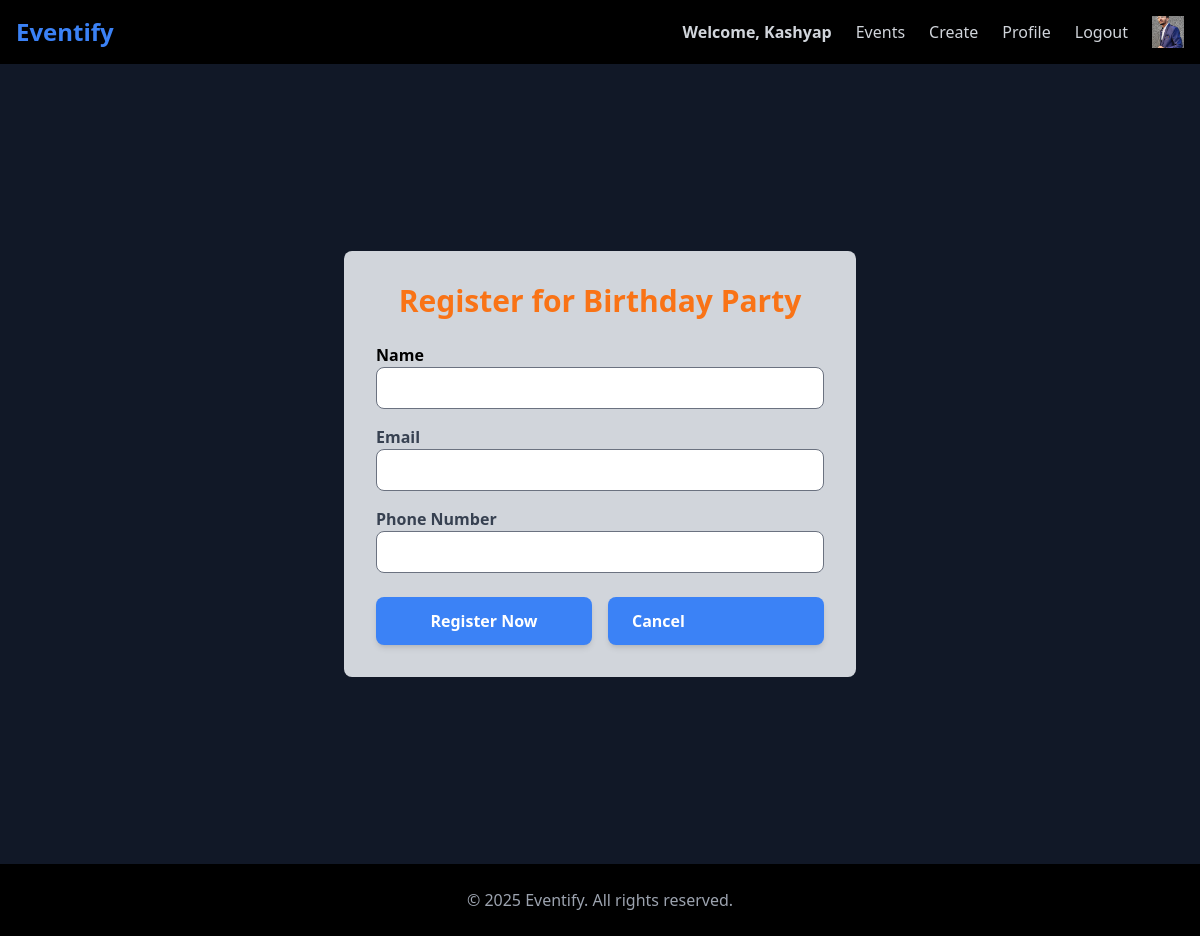
The app's page /event/event/29/register/ (signed in) with its own data.
### user1/models.py (models this page shows, shortened)
class CustomUser(AbstractBaseUser, PermissionsMixin):
    email = models.EmailField(unique=True)  # Unique identifier
    name = models.CharField(max_length=50)
    phone_number = models.CharField(max_length=15, blank=True, null=True)
    profile_picture = models.ImageField(upload_to="profile_pics/", blank=True, null=True, default="profile_pics/default_profile.png")
    date_of_birth = models.DateField(blank=True, null=True)
    is_active = models.BooleanField(default=True)
    is_staff = models.BooleanField(default=False)  # Required for admin login
    objects = CustomUserManager()
    USERNAME_FIELD = "email"
    REQUIRED_FIELDS = ["name"]

### event/models.py (models this page shows, shortened)
class Event(models.Model):
    title = models.CharField(max_length=200)
    description = models.TextField()
    location = models.CharField(max_length=255)
    date_time = models.DateTimeField()
    attendees = models.ManyToManyField(Attendee, related_name='events', blank=True)
    image = models.ImageField(upload_to='event_images/', null=True, blank=True)
    max_attendees = models.PositiveIntegerField(default=100)
    organizer = models.ForeignKey(CustomUser, on_delete=models.CASCADE, related_name="organized_events", null=True, blank=True)

### event/views.py (the view)
# urls.py: path('event/<int:event_id>/register/', views.register_user_page, name='register_user_page'), #8.1 register for event page
def register_user_page(request, event_id):
    event = get_object_or_404(Event, id=event_id)
    return render(request, 'event/register_user.html', {'event': event})

### event/templates/event/register_user.html (shortened to what this page needs)
{% extends "layout.html" %}
{% block content %}
    <div class="min-h-screen bg-gray-900 flex justify-center items-center p-6">
        <div class="bg-gray-300 p-8 shadow-xl rounded-lg w-full max-w-lg border-t-4 border-orange-500">
            <h2 class="text-3xl font-extrabold text-orange-500 mb-6 text-center">Register for {{ event.title }}</h2>
            <form method="post" action="{% url 'event:register_user' event.id %}">
                <div class="mb-4">
                    <label class="block text-black font-semibold mb-2">Name</label>
                    <input type="text" name="name" required class="w-full px-4 py-2 border rounded-lg shadow-sm text-gray-900 focus:outline-none focus:ring-2 focus:ring-orange-500 focus:ring-opacity-75">
                </div>
                <div class="mb-4">
                    <label class="block text-gray-700 font-semibold mb-2">Email</label>
                    <input type="email" name="email" required class="w-full px-4 py-2 border rounded-lg shadow-sm text-gray-900 focus:outline-none focus:ring-2 focus:ring-orange-500 focus:ring-opacity-75">
                </div>
                <div class="mb-6">
                    <label class="block text-gray-700 font-semibold mb-2">Phone Number</label>
                    <input type="text" name="phone" required class="w-full px-4 py-2 border rounded-lg shadow-sm text-gray-900 focus:outline-none focus:ring-2 focus:ring-orange-500 focus:ring-opacity-75">
                </div>
                <div class="col-span-2 flex justify-center space-x-4">
                    <button type="submit" class="bg-blue-500 hover:bg-blue-600 text-white font-semibold px-6 py-3 rounded-lg shadow-md w-full transition duration-300">
                        Register Now
                    </button>
                    <a href="{% url 'event:event_details' event.id %}" class="bg-blue-500 hover:bg-blue-600 text-white font-semibold px-6 py-3 rounded-lg shadow-md w-full transition duration-300">
                        Cancel
                    </a>
                </div>
            </form>
        </div>
    </div>
{% endblock %}

### templates/layout.html (shortened to what this page needs)
{% load static tailwind_tags %}
{% load static %}
<!DOCTYPE html>
<html lang="en">
<head>
    {% tailwind_css %}
    <link rel="stylesheet" href="{% static 'style.css' %}">
</head>
<body class="bg-black text-white">
    <nav class="w-full bg-black shadow-md p-4 flex justify-between items-center">
        <h1 class="text-2xl font-bold text-blue-500">
            <a href="{% url 'event:home' %}">Eventify</a>
        </h1>
        <div class="flex items-center space-x-6 text-gray-300">
            {% if request.user.is_authenticated %}
                <a href="{% url 'event:home' %}" class="text-blue-400 font-semibold">Welcome, {{ request.user.name }}</span>
                <a href="{% url 'event:event_list' %}" class="hover:text-orange-400 font-medium">Events</a>
                <a href="{% url 'event:create_event' %}" class="hover:text-orange-400 font-medium">Create</a>
                <a href="{% url 'event:profile' %}" class="hover:text-orange-400 font-medium">Profile</a>
                <form method="POST" action="{% url 'logout' %}" class="inline">
                    <button type="submit" onclick="return confirmLogout()"
                            class="hover:text-red-400 font-medium">
                        Logout
                    </button>
                </form>
                <img src="{{ request.user.profile_picture.url }}" alt="Profile"
                    class="rounded-full border border-gray-500 object-cover"
                    style="width: 32px; height: 32px;">
            {% else %}
                <a href="{% url 'login' %}" class="hover:text-orange-400 font-medium">Login</a>
            {% endif %}
        </div>
    </nav>
    {% block content %}{% endblock %}
    <footer class="w-full bg-black p-6 space-y-6 text-center text-gray-400">
        © 2025 Eventify. All rights reserved.
    </footer>
</body>
</html>

### static/style.css (style rules this page uses)
body { background-color: rgb(23, 23, 26); color: rgb(137, 139, 141); }
h1 { text-align: center; font-size: 2em; }

### records on screen
CustomUser: user.name "Kashyap", user.profile_picture (picture)
Event: title "Birthday Party"
